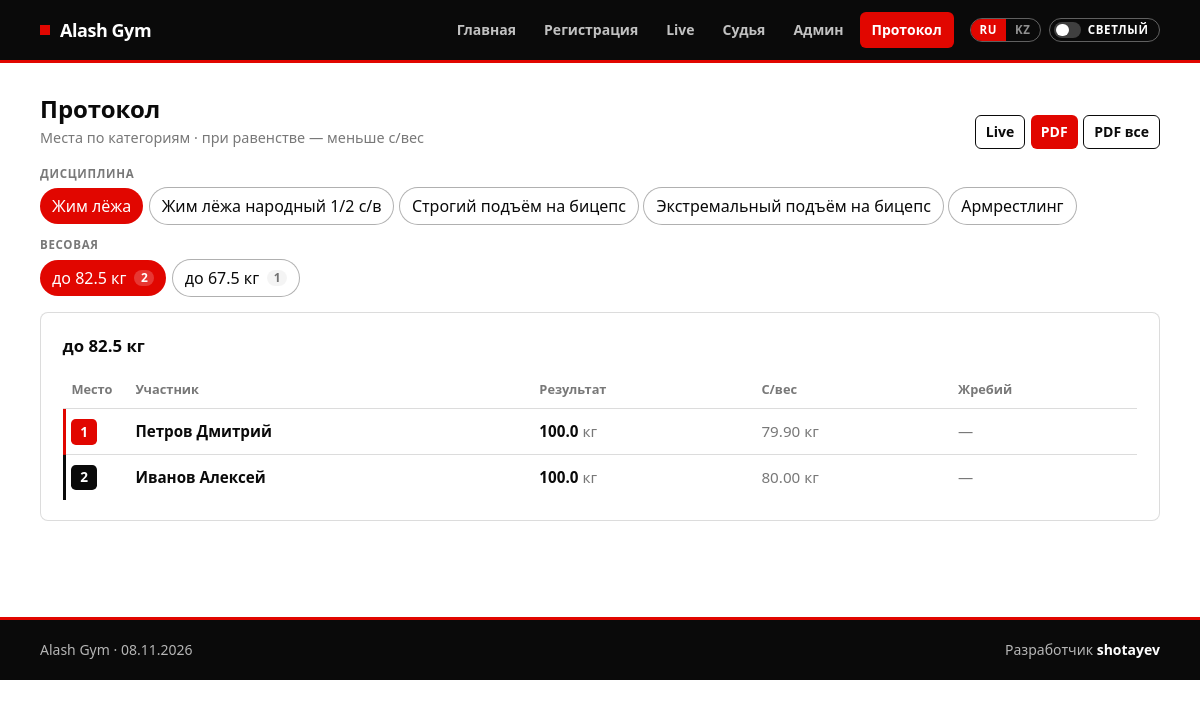
The app's page /results with its own data.
### tables this page shows
CREATE TABLE disciplines (
  id INT UNSIGNED AUTO_INCREMENT PRIMARY KEY,
  code VARCHAR(50) NOT NULL UNIQUE,
  name_ru VARCHAR(150) NOT NULL,
  sort_order TINYINT UNSIGNED NOT NULL DEFAULT 0,
   
  scoring_type ENUM('weight', 'reps', 'arm') NOT NULL DEFAULT 'weight',
  attempts_allowed TINYINT UNSIGNED NOT NULL DEFAULT 3
);

CREATE TABLE participants (
  id INT UNSIGNED AUTO_INCREMENT PRIMARY KEY,
  full_name VARCHAR(150) NOT NULL,
  phone VARCHAR(30) DEFAULT NULL,
  body_weight DECIMAL(6,2) NULL DEFAULT NULL COMMENT 'Собственный вес, кг (взвешивание на месте)',
  gender ENUM('M', 'F') NOT NULL DEFAULT 'M',
  birth_year YEAR DEFAULT NULL,
  age_group VARCHAR(50) DEFAULT NULL COMMENT 'Возрастная группа',
   
  status ENUM('pending', 'approved', 'rejected') NOT NULL DEFAULT 'pending',
  status_note VARCHAR(255) DEFAULT NULL COMMENT 'комментарий админа',
  reviewed_at TIMESTAMP NULL DEFAULT NULL,
  weighed_at TIMESTAMP NULL DEFAULT NULL COMMENT 'официальное взвешивание',
  weigh_note TEXT NULL COMMENT 'заметки судьи на весах',
  weight_category VARCHAR(80) NULL COMMENT 'категория по собственному весу',
  lot_number INT UNSIGNED NULL COMMENT 'жребий',
  created_at TIMESTAMP DEFAULT CURRENT_TIMESTAMP
);

### app/Core/Controller.php (called while the page is built, shortened)
<?php
class Controller
{
    protected array $config;
    public function __construct()
    {
        $this->config = $GLOBALS['app_config'] ?? [];
    }
    protected function view(string $name, array $data = []): void
    {
        extract($data);
        $config = $this->config;
        require dirname(__DIR__) . '/Views/' . $name . '.php';
        require dirname(__DIR__) . '/Views/layouts/main.php';
    }
}

### app/Controllers/ResultsController.php (called while the page is built, shortened)
<?php
class ResultsController extends Controller
{
    public function index(): void
    {
        $disciplines = Discipline::all();
        $disciplineId = (int) ($_GET['discipline'] ?? ($disciplines[0]['id'] ?? 0));
        $discipline = Discipline::find($disciplineId) ?? $disciplines[0] ?? null;
        $protocol = $discipline
            ? Ranking::protocolByCategory((int) $discipline['id'])
            : [];
        $this->view('results/index', [
            'disciplines' => $disciplines,
            'discipline'  => $discipline,
            'protocol'    => $protocol,
            'flash'       => $this->takeFlash(),
        ]);
    }
}

### public/index.php (called while the page is built, shortened)
<?php
spl_autoload_register(function (string $class): void {
    $prefix = 'App\\';
    $relative = str_replace('\\', '/', substr($class, strlen($prefix)));
    $file = ROOT . '/app/' . $relative . '.php';
});
$router = new Router();
$uriPath = parse_url($_SERVER['REQUEST_URI'] ?? '/', PHP_URL_PATH) ?: '/';
$router->dispatch($_SERVER['REQUEST_METHOD'] ?? 'GET', $uriPath);

### app/Core/Database.php (called while the page is built, shortened)
<?php
class Database
{
    private static ?PDO $pdo = null;
    public static function connect(array $cfg): PDO
    {
        if (self::$pdo === null) {
            $dsn = sprintf(
                'mysql:host=%s;port=%s;dbname=%s;charset=%s',
                $cfg['host'],
                $cfg['port'],
                $cfg['name'],
                $cfg['charset']
            );
            try {
                self::$pdo = new PDO($dsn, $cfg['user'], $cfg['pass'], [
                    PDO::ATTR_ERRMODE            => PDO::ERRMODE_EXCEPTION,
                    PDO::ATTR_DEFAULT_FETCH_MODE => PDO::FETCH_ASSOC,
                    PDO::ATTR_EMULATE_PREPARES   => false,
                ]);
            } catch (PDOException $e) {
                http_response_code(500);
                echo 'Ошибка подключения к БД: ' . htmlspecialchars($e->getMessage());
                exit;
            }
        }
        return self::$pdo;
    }
    public static function pdo(): PDO
    {
        return self::$pdo;
    }
}

### app/Models/Discipline.php (called while the page is built, shortened)
<?php
class Discipline
{
    public static function all(): array
    {
        return Database::pdo()
            ->query('SELECT * FROM disciplines ORDER BY sort_order')
            ->fetchAll();
    }
    public static function find(int $id): ?array
    {
        $st = Database::pdo()->prepare('SELECT * FROM disciplines WHERE id = ?');
        $st->execute([$id]);
        $row = $st->fetch();
        return $row ?: null;
    }
}

### app/Models/Ranking.php (called while the page is built, shortened)
<?php
class Ranking
{
    public static function protocolByCategory(int $disciplineId): array
    {
        $discipline = Discipline::find($disciplineId);
        $st = Database::pdo()->prepare(
            'SELECT p.id, p.full_name, p.body_weight, p.gender, p.age_group,
                    COALESCE(r.weight_category, p.weight_category) AS weight_category,
                    p.lot_number, best.best_result
             FROM participants p
             JOIN registrations r
               ON r.participant_id = p.id AND r.discipline_id = ?
             JOIN (
               SELECT participant_id, MAX(value) AS best_result
               FROM attempts
               WHERE discipline_id = ? AND is_valid = 1 AND value IS NOT NULL
               GROUP BY participant_id
             ) best ON best.participant_id = p.id
             WHERE p.status = ?
             ORDER BY p.gender ASC, COALESCE(r.weight_category, p.weight_category) ASC, p.body_weight ASC'
        );
        $st->execute([$disciplineId, $disciplineId, Participant::STATUS_APPROVED]);
        $all = $st->fetchAll();
        $groups = [];
        foreach ($all as $row) {
            $cat = trim((string) ($row['weight_category'] ?? ''));
            if ($cat === '') {
                $cat = WeightCategory::forDiscipline(
                    $discipline,
                    (string) ($row['age_group'] ?? 'open'),
                    (float) $row['body_weight']
                );
            }
            $key = ($row['gender'] ?? 'M') . '|' . $cat;
            if (!isset($groups[$key])) {
                $groups[$key] = [
                    'category' => $cat,
                    'gender'   => $row['gender'] ?? 'M',
                    'rows'     => [],
                ];
            }
            $groups[$key]['rows'][] = $row;
        }
        $out = [];
        foreach ($groups as $group) {
            usort($group['rows'], static function (array $a, array $b): int {
                $rb = (float) $b['best_result'] <=> (float) $a['best_result'];
                if ($rb !== 0) {
                    return $rb;
                }
                $bw = (float) $a['body_weight'] <=> (float) $b['body_weight'];
                if ($bw !== 0) {
                    return $bw;
                }
                return strcmp((string) $a['full_name'], (string) $b['full_name']);
            });
            $place = 0;
            $rank = 0;
            $prevBest = null;
            $prevBw = null;
            foreach ($group['rows'] as &$row) {
                $rank++;
                $same = $prevBest !== null
                    && (float) $row['best_result'] === (float) $prevBest
                    && (float) $row['body_weight'] === (float) $prevBw;
                if (!$same) {
                    $place = $rank;
                }
                $row['place'] = $place;
                $row['scoring_type'] = $discipline['scoring_type'];
                $prevBest = $row['best_result'];
                $prevBw = $row['body_weight'];
            }
            $group['podium'] = array_values(array_filter(
                $group['rows'],
                static fn (array $r) => (int) $r['place'] <= 3
            ));
            $out[] = $group;
        }
        usort($out, static function (array $a, array $b): int {
            if ($a['gender'] !== $b['gender']) {
                return $a['gender'] === 'M' ? -1 : 1;
            }
            return strcmp($a['category'], $b['category']);
        });
        return $out;
    }
}

### app/Models/WeightCategory.php (called while the page is built, shortened)
<?php
class WeightCategory
{
    public static function forDiscipline(
        string|int|array $discipline,
        string $ageGroup,
        float $bodyWeight,
        ?array $competitionConfig = null
    ): string {
        $code = '';
        if (is_array($discipline)) {
            $code = (string) ($discipline['code'] ?? '');
        } elseif (is_int($discipline) || (is_string($discipline) && ctype_digit($discipline))) {
            $d = Discipline::find((int) $discipline);
            $code = (string) ($d['code'] ?? '');
        } else {
            $code = (string) $discipline;
        }
        $type = ($code === 'armwrestling') ? 'armwrestling' : 'powerlifting';
        $ag = (strtolower($ageGroup) === 'juniors'
            || str_contains(mb_strtolower($ageGroup), 'юниор')
            || str_contains(mb_strtolower($ageGroup), 'юнош'))
            ? 'juniors'
            : 'open';
        $config = $competitionConfig ?? ($GLOBALS['app_config']['competition'] ?? []);
        $weightCategories = $config['weight_categories'] ?? self::defaultRules();
        $rules = $weightCategories[$type][$ag] ?? (self::defaultRules()[$type][$ag] ?? []);
        $bw = round($bodyWeight, 2);
        foreach ($rules as $rule) {
            if ($rule['max'] !== null && $bw <= (float) $rule['max']) {
                return (string) $rule['label'];
            }
        }
        return 'категория определяется согласно уточнённому регламенту';
    }
}

### app/Views/results/index.php (the view, shortened to what this page needs)
<?php
$base = $config['base_url'] ?? '';
$did = (int) ($discipline['id'] ?? 0);
$scoring = $discipline['scoring_type'] ?? 'weight';
$isFolk = ($discipline['code'] ?? '') === \App\Models\FolkBench::CODE;
$unit = match ($scoring) {
    'reps' => 'раз',
    'arm'  => 'побед',
    default => 'кг',
};
$resultLabel = $isFolk || $scoring === 'reps' ? 'Поднял' : 'Результат';
$protocol = $protocol ?? [];
$activeCat = 0;
function place_class(int $place): string {
    return match ($place) {
        1 => 'place-1',
        2 => 'place-2',
        3 => 'place-3',
        default => '',
    };
}
function fmt_result(float $v, string $scoring): string {
    return $scoring === 'weight'
        ? number_format($v, 1, '.', '')
        : number_format($v, 0, '.', '');
}
?>
<section class="results" data-results>
  <header class="results-head">
    <div>
      <h2 class="results-title">Протокол</h2>
      <p class="results-sub">Места по категориям · при равенстве — меньше с/вес</p>
    </div>
    <div class="results-head-actions">
      <a class="btn-secondary-sm" href="<?= htmlspecialchars($base) ?>/live?discipline=<?= $did ?>">Live</a>
      <?php if ($did > 0): ?>
        <a class="btn-primary-sm"
           href="<?= htmlspecialchars($base) ?>/results/pdf?discipline=<?= $did ?>&auto=1"
           target="_blank"
           rel="noopener">PDF</a>
      <?php endif; ?>
      <a class="btn-secondary-sm"
         href="<?= htmlspecialchars($base) ?>/results/pdf?all=1&auto=1"
         target="_blank"
         rel="noopener">PDF все</a>
    </div>
  </header>
  <div class="results-filters">
    <div class="results-filter-block">
      <span class="results-filter-label">Дисциплина</span>
      <nav class="results-discs" aria-label="Дисциплина">
        <?php foreach ($disciplines as $d): ?>
          <?php
            $id = (int) $d['id'];
            $on = $id === $did;
          ?>
          <a class="pill <?= $on ? 'pill-on' : 'pill-off' ?>"
             href="<?= htmlspecialchars($base) ?>/results?discipline=<?= $id ?>"
             <?= $on ? 'aria-current="page"' : '' ?>>
            <?= htmlspecialchars($d['name_ru']) ?>
          </a>
        <?php endforeach; ?>
      </nav>
    </div>
    <?php if (!empty($protocol)): ?>
      <div class="results-filter-block">
        <span class="results-filter-label">Весовая</span>
        <div class="results-cats" role="tablist" aria-label="Весовая категория">
          <?php foreach ($protocol as $i => $group): ?>
            <?php
              $on = $i === $activeCat;
              $n = count($group['rows']);
            ?>
            <button type="button"
                    class="pill <?= $on ? 'pill-on' : 'pill-off' ?>"
                    role="tab"
                    id="results-tab-<?= $i ?>"
                    aria-selected="<?= $on ? 'true' : 'false' ?>"
                    aria-controls="results-panel-<?= $i ?>"
                    data-results-cat="<?= $i ?>"
                    <?= $on ? 'tabindex="0"' : 'tabindex="-1"' ?>>
              <?= htmlspecialchars($group['category']) ?>
              <span class="pill-count <?= $on ? 'bg-white/20 text-white' : 'bg-wash text-muted' ?>"><?= $n ?></span>
            </button>
          <?php endforeach; ?>
        </div>
      </div>
    <?php endif; ?>
  </div>
  <?php if (empty($protocol)): ?>
    <div class="panel results-empty">
      <p class="mb-0 text-muted">
        Пока нет зачётных попыток по «<?= htmlspecialchars($discipline['name_ru'] ?? '') ?>».
      </p>
    </div>
  <?php else: ?>
    <?php foreach ($protocol as $i => $group): ?>
      <?php $on = $i === $activeCat; ?>
      <section class="panel results-panel"
               id="results-panel-<?= $i ?>"
               role="tabpanel"
               aria-labelledby="results-tab-<?= $i ?>"
               data-results-panel="<?= $i ?>"
               <?= $on ? '' : 'hidden' ?>>
        <header class="results-cat-head">
          <h3><?= htmlspecialchars($group['category']) ?></h3>
        </header>
        <div class="overflow-x-auto">
          <table class="table-ag results-table">
            <thead>
              <tr>
                <th class="results-col-place">Место</th>
                <th>Участник</th>
                <th><?= htmlspecialchars($resultLabel) ?></th>
                <th>С/вес</th>
                <th>Жребий</th>
              </tr>
            </thead>
            <tbody>
              <?php foreach ($group['rows'] as $row): ?>
                <?php $pl = (int) $row['place']; ?>
                <tr class="<?= $pl <= 3 ? 'results-prize results-prize-' . $pl : '' ?>">
                  <td class="results-col-place">
                    <span class="results-place <?= place_class($pl) ?>"><?= $pl ?></span>
                  </td>
                  <td class="font-semibold"><?= htmlspecialchars($row['full_name']) ?></td>
                  <td>
                    <span class="results-score"><?= htmlspecialchars(fmt_result((float) $row['best_result'], $scoring)) ?></span>
                    <span class="text-muted"><?= htmlspecialchars($unit) ?></span>
                  </td>
                  <td class="text-muted"><?= number_format((float) $row['body_weight'], 2, '.', '') ?> кг</td>
                  <td class="text-muted">
                    <?= !empty($row['lot_number']) ? '#' . (int) $row['lot_number'] : '—' ?>
                  </td>
                </tr>
              <?php endforeach; ?>
            </tbody>
          </table>
        </div>
      </section>
    <?php endforeach; ?>
  <?php endif; ?>
</section>

### app/Core/Router.php (shortened to what this page needs)
<?php
class Router
{
    private array $routes = [];
    public function get(string $path, array $handler): void
    {
        $this->routes['GET'][] = $this->compile($path, $handler);
    }
    public function post(string $path, array $handler): void
    {
        $this->routes['POST'][] = $this->compile($path, $handler);
    }
    public function dispatch(string $method, string $uri): void
    {
        $path = parse_url($uri, PHP_URL_PATH) ?: '/';
        $path = $this->normalize($path);
        foreach ($this->routes[$method] ?? [] as $route) {
            if (!preg_match($route['pattern'], $path, $matches)) {
                continue;
            }
            $params = [];
            [$class, $action] = $route['handler'];
            $controller = new $class();
            $controller->$action(...array_values($params));
            return;
        }
    }
    private function compile(string $path, array $handler): array
    {
        $path = $this->normalize($path);
        $keys = [];
        $pattern = preg_replace_callback('/\{([a-zA-Z_][a-zA-Z0-9_]*)\}/', function ($m) use (&$keys) {
            $keys[] = $m[1];
            return '(?P<' . $m[1] . '>[^/]+)';
        }, $path);
        $pattern = '#^' . $pattern . '$#';
        return [
            'pattern' => $pattern,
            'keys'    => $keys,
            'handler' => $handler,
        ];
    }
    private function normalize(string $path): string
    {
        $path = '/' . trim($path, '/');
        return $path === '/' ? '/' : rtrim($path, '/');
    }
}

### records on screen
disciplines: name_ru "Жим лёжа", resultLabel "Результат", scoring_type "кг"
disciplines: name_ru "Жим лёжа народный 1/2 с/в"
disciplines: name_ru "Строгий подъём на бицепс"
disciplines: name_ru "Экстремальный подъём на бицепс"
disciplines: name_ru "Армрестлинг"
participants: pl "1", full_name "Петров Дмитрий", best_result "100.0", body_weight "79.90"
participants: pl "2", full_name "Иванов Алексей", best_result "100.0", body_weight "80.00"

### other values on screen
$label "Главная"
$label "Регистрация"
$label "Live"
$label "Судья"
$label "Админ"
$label "Протокол"
$t('theme.light') "СВЕТЛЫЙ"
$group['category'] "до 82.5 кг"
$n "2"
$group['category'] "до 67.5 кг"
$n "1"
$t('footer.developer') "Разработчик"
